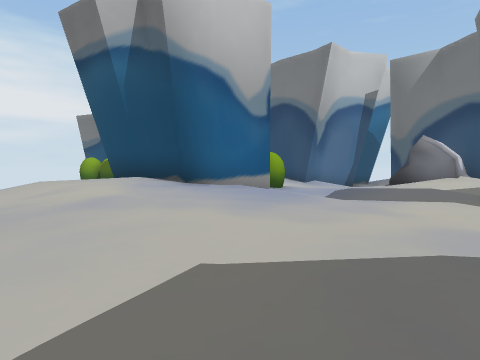
[1] (above)

24 first-person views from a walk through a 3-D level made in the Unity game engine. The camera is 1.4 m above the floor, tilts 2° down and sees 75° across. The floor is counted in squares, 2 m on a side. Each view is taken from the middle of a square. On the plan, view 1 faces up. The plan holds only what a view shows up to about 10 squares ahead; the rest is blank. The place goes on beyond the plan. Some animated figures are not drawn.

[2]
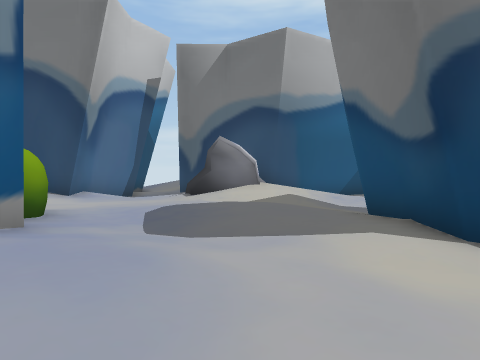

[3]
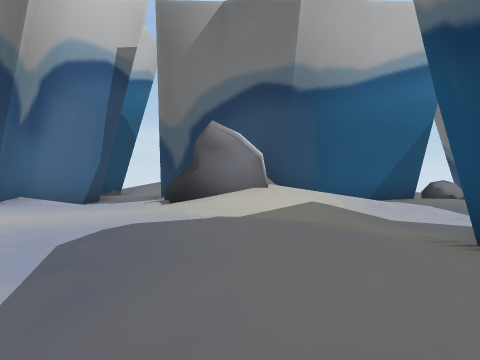

[4]
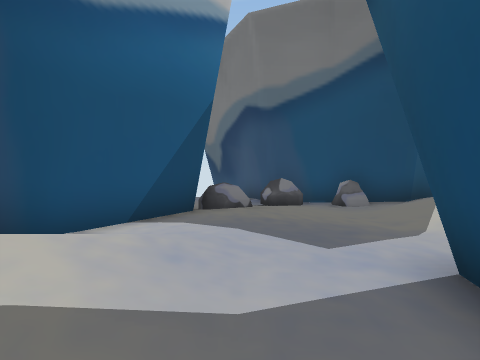

[5]
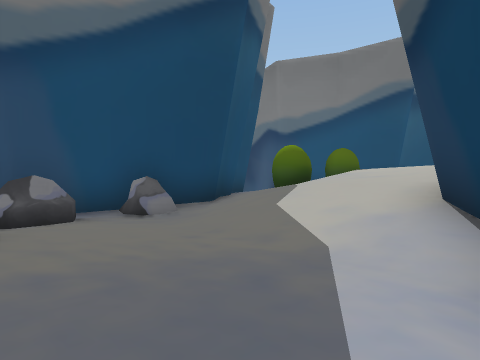

[6]
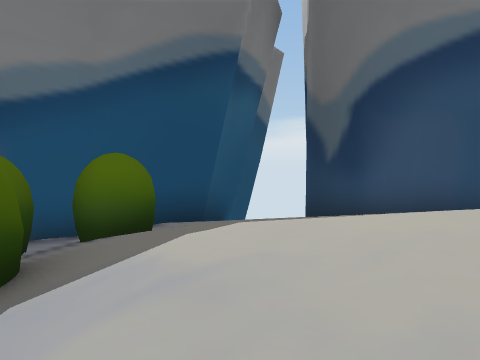

[7]
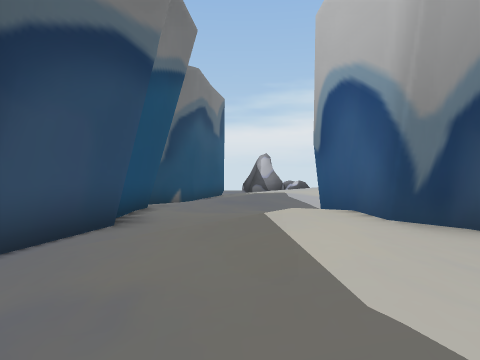

[8]
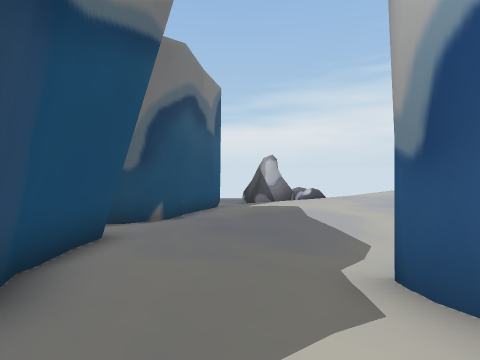

[9]
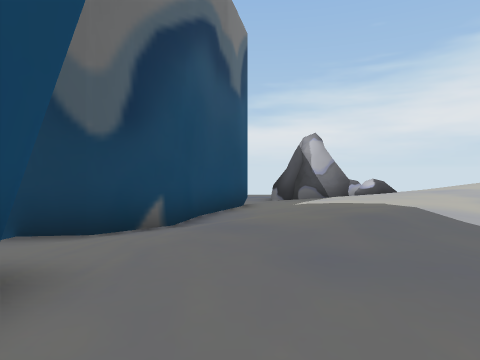

[10]
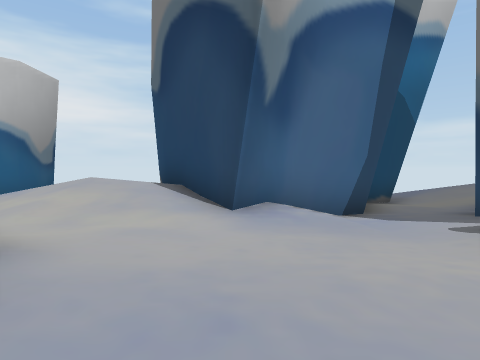

[11]
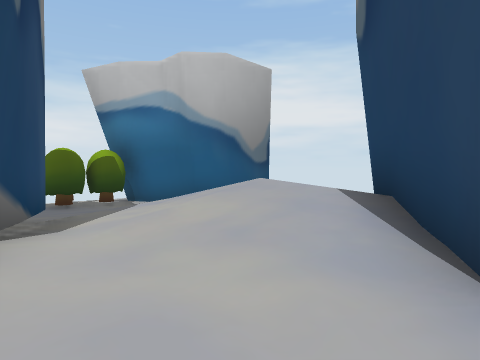

[12]
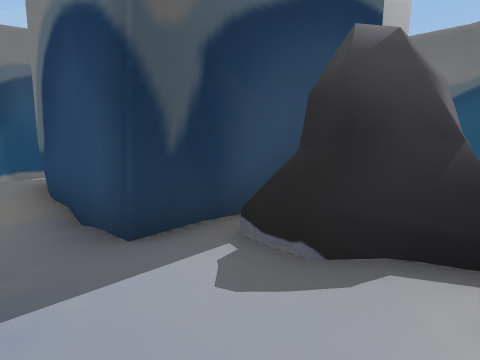

[13]
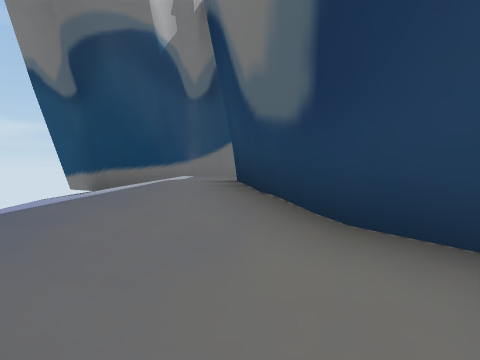

[14]
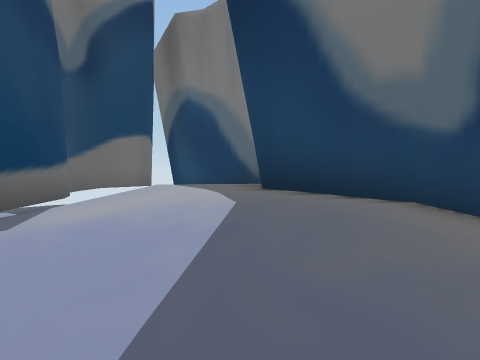

[15]
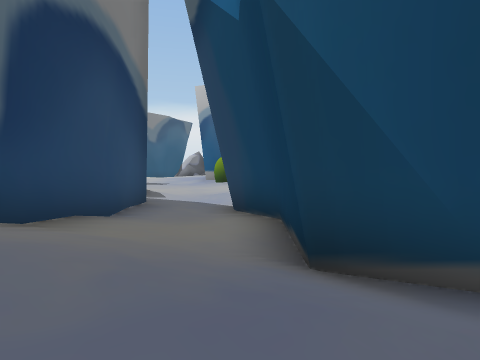

[16]
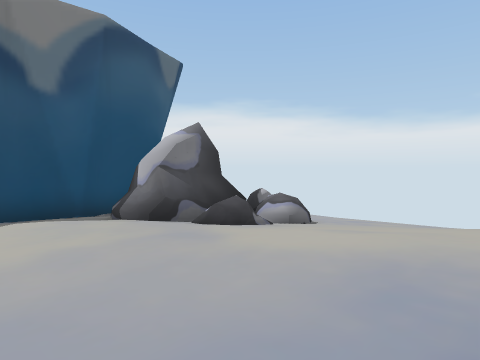

[17]
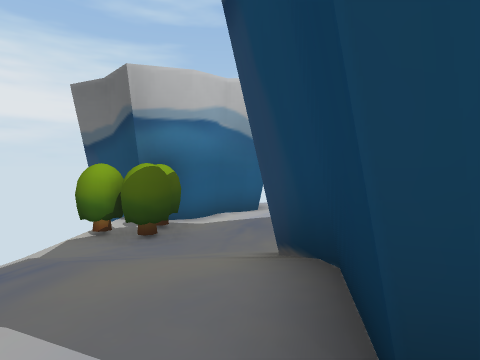

[18]
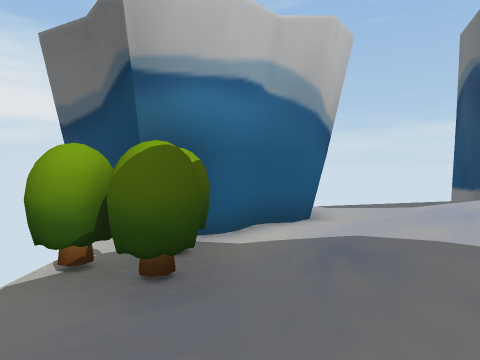

[19]
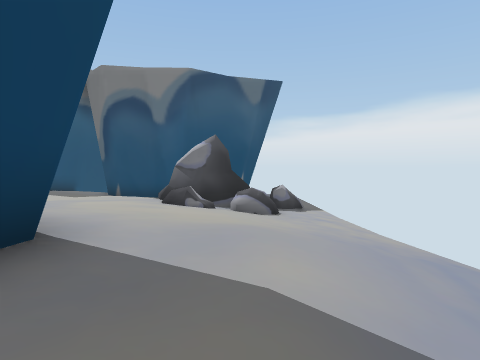

[20]
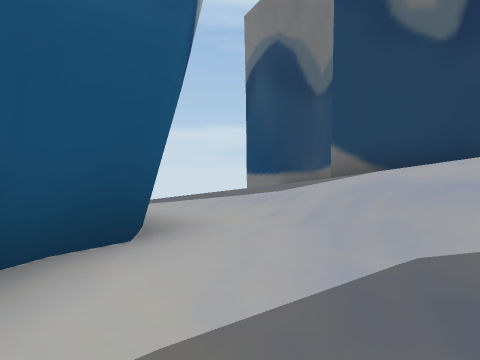

[21]
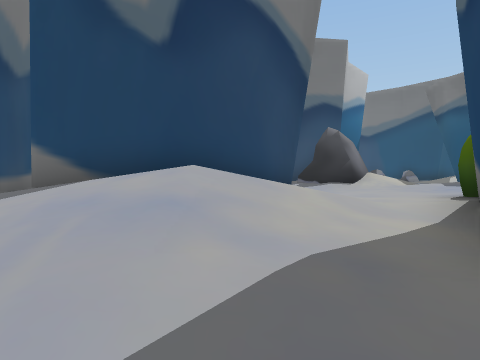

[22]
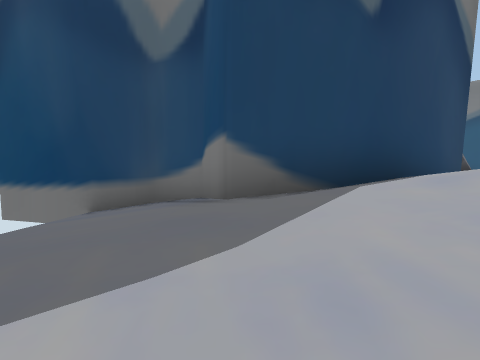

[23]
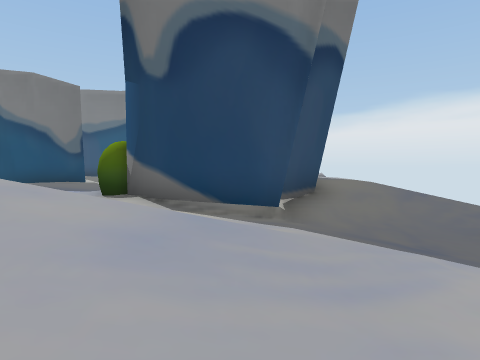

[24]
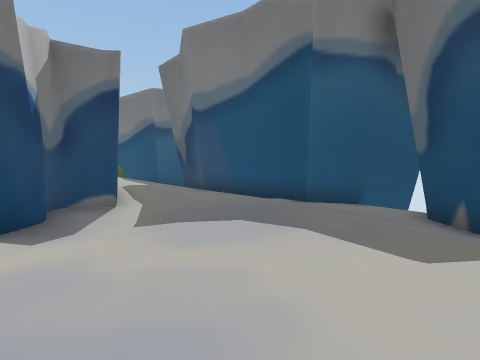

### Floor plan
Key: @ floor where view 1 was taken; # wall or solid block; x gap in a wall; . main floor; : floor 0.25 m higher than the main floor; - floor 0.25 m lower than the main floor; + floor 0.5 m higher than the main floor; _ floor 0.5 m lower than the main floor; * floor 0.75 m higher than the main floor; < floor 0.75 m lower than the main floor; % floor 1 m higher than the main floor; / step, stairs or slope; = window, fence, low wall or low ledge; ^ raised ledge.
Columns run from 7 left of view 1 to 17 right of it. Each row starts with its distance up from view 1.
 21          x#          ##
 20    #<__-__#   #__--- ##
 19    #__-..-#   #_..::  #
 18   ##_-.:###  ##_.+++   #
 17  ###-.:+##   #__.:#+   #
 16 ##<_-.+*+#  ##_-###
 15 ##<_-./*+####__##   #####
 14 <#<<_-.::.#._-##
 13 <<<<_#-----__-##
 12 _---####-----####
 11 _.::#  ##----/#*####
 10  .++#  ##....//+.__##
  9 -.++## #.--..-/..___#
  8 -:++*###.--..-____--^
  7 _/:++++::--..-_______=^#
  6 _-.:++::....#####____<<#
  5 <_-.::::..--##  #-___^##
  4 <_-..::...-_### ##../_#
  3 <=^=/.....-_<-# ##++:-#
  2 ==###...:..-_-####**/.#
  1  ####--..:..-.:+%%%*/##
  0    #__-@..:.-.::/%%*+.#
 -1    ###__-......::*++:###
 -2    ####<_---...#::: .-_#
 -3       ###_-#######  ####
 -4         #<##        #
 -5         ###

Where each view was taken, in squares from view 1:
view 1: 0 up, 0 right, facing up
view 2: 4 up, 0 right, facing up-right
view 3: 6 up, 2 right, facing up-right
view 4: 8 up, 6 right, facing right
view 5: 8 up, 9 right, facing down-right
view 6: 3 up, 12 right, facing down
view 7: 0 up, 13 right, facing left
view 8: 0 up, 10 right, facing left
view 9: 1 down, 6 right, facing left
view 10: 9 up, 3 right, facing up
view 11: 12 up, 3 right, facing up-left
view 12: 13 up, 4 right, facing right
view 13: 17 up, 7 right, facing right
view 14: 20 up, 9 right, facing down-right
view 15: 20 up, 10 right, facing down-left
view 16: 7 up, 0 right, facing down-left
view 17: 8 up, 4 left, facing up
view 18: 11 up, 5 left, facing up
view 19: 11 up, 5 left, facing down
view 20: 15 up, 5 left, facing up-right
view 21: 15 up, 4 left, facing right
view 22: 18 up, 3 left, facing right
view 23: 18 up, 2 left, facing down
view 24: 5 up, 1 left, facing down-right
